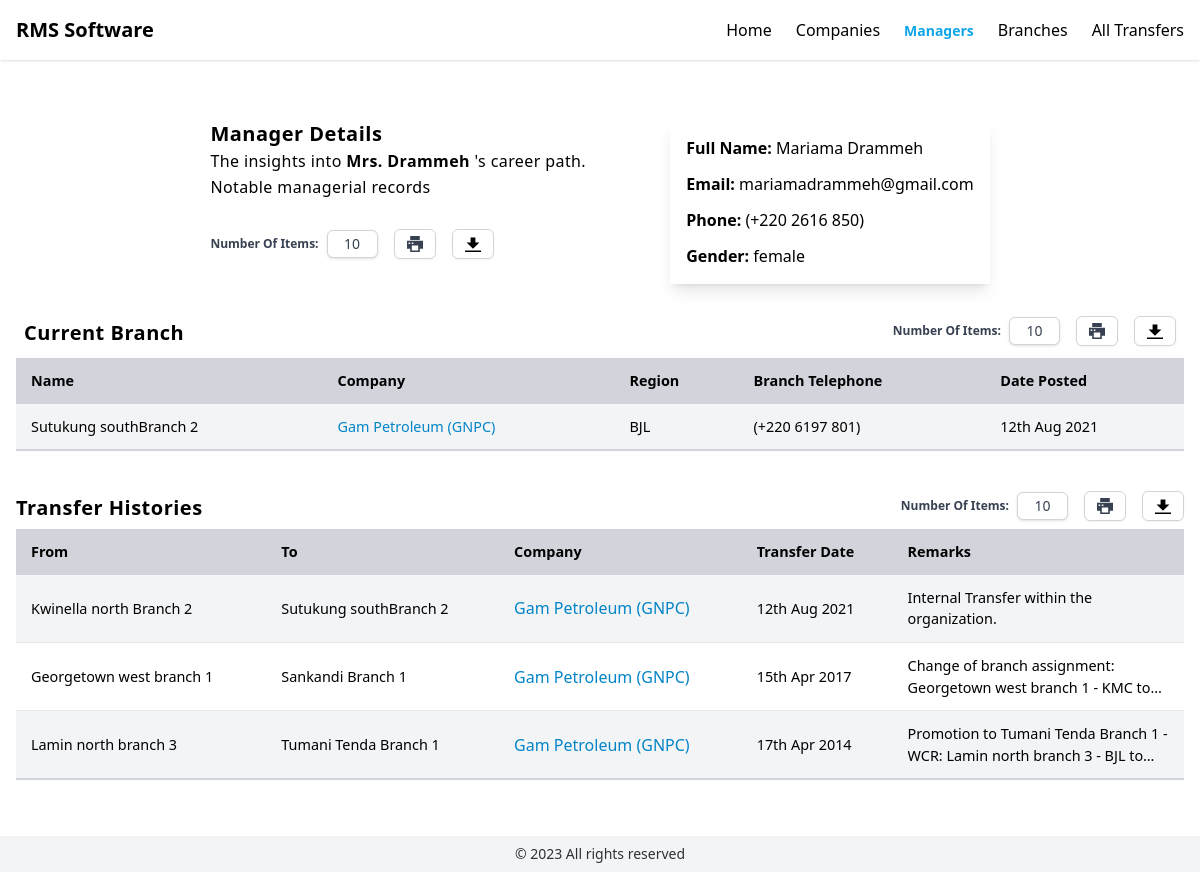
Screenshot of /managers/4 with the database file from the repository.
### app/models.py (models this page shows, shortened)
class Manager(models.Model):
    email = models.EmailField(max_length=200)
    first_name = models.CharField(max_length=200)
    last_name = models.CharField(max_length=200)
    phone = models.CharField(max_length=200, blank=True)
    code = models.CharField(max_length=200, default=generate_code)
    gender = models.CharField(default="Male", max_length=20)
    middle_name = models.CharField(max_length=200, default="", blank=True)
    branch_code = models.CharField(max_length=200, default="", blank=True)
    @property
    def name(self):
        return f"{self.first_name} {self.middle_name} {self.last_name}"
    @property
    def company(self):
        if self.branch:
            return self.branch.company
    @property
    def branch(self):
        if self.branch_code:
            t = (
                TransferHistory.objects.filter(manager=self)
                .order_by("-transfer_date")
                .first()
            )
            if t:
                return t.to_branch
        return Branch.objects.filter(manager=self).latest("-posted_date")

class Branch(models.Model):
    name = models.CharField(max_length=200)
    company = models.ForeignKey(Company, on_delete=models.CASCADE)
    code = models.CharField(max_length=200, default=generate_code)
    region = models.ForeignKey(Region, null=True, on_delete=models.SET_NULL)
    manager = models.ForeignKey(Manager, null=True, on_delete=models.SET_NULL)
    posted_date = models.DateField(null=True)
    objects = BranchManager()
    class Meta:
        verbose_name_plural = "Branches"
        get_latest_by = "id"

class Company(models.Model):
    name = models.CharField(max_length=200)
    town = models.CharField(max_length=200)
    street_name = models.CharField(max_length=200)
    street_number = models.CharField(max_length=200)
    phone_number = models.CharField(max_length=200)
    po_box_number = models.CharField(max_length=200)
    class Meta:
        verbose_name_plural = "Companies"
    @property
    def abs_path(self):
        return reverse("company_details", args=(str(self.pk),))

class Region(models.Model):
    REGIONS = (
        ("lrr", "Lower River Region"),
        ("urr", "Upper River Region"),
        ("crr", "Central River Region"),
        ("nbr", "North Bank Region"),
        ("bjl", "Greater Banjul Division"),
        ("wcr", "West Coast Region"),
    )
    code = models.CharField(max_length=200, default=generate_code)
    name = models.CharField(max_length=200, choices=REGIONS, default=generate_code)

class TransferHistory(models.Model):
    manager = models.ForeignKey(Manager, on_delete=models.CASCADE)
    to_branch = models.ForeignKey(
        Branch, on_delete=models.SET_NULL, null=True, related_name="manager_to"
    )
    from_branch = models.ForeignKey(
        Branch, on_delete=models.SET_NULL, null=True, related_name="manager_from"
    )
    posting_date = models.DateTimeField()
    transfer_date = models.DateTimeField()
    remarks = models.TextField(default="")
    class Meta:
        verbose_name_plural = "TransferHistories"

### app/views.py (the view)
# urls.py: path("managers/<id>", views.manager_details, name="manager_details"),
def manager_details(request, id):
    manager = get_object_or_404(Manager, id=id)
    transfers = TransferHistory.objects.filter(manager=manager).order_by("id")
    context = {
        "manager": manager,
        "branch": manager.branch,
        "transfers_page": transfers.distinct().order_by("-transfer_date"),
        "active_tab": "managers",
    }
    return render(request, "app/manager-details.html", context)

### app/processors.py (called while the page is built)
def app_template_processor(request):
    return {"IPP": int(request.session.get("ITEMS_PER_PAGE", 10))}

### app/utilities.py (called while the page is built, shortened)
def query_params(url: str):
    params = {}
    url_list = url.split("?")
    if len(url_list) < 2:
        return params

### app/templates/app/manager-details.html (shortened to what this page needs)
{% extends 'app/base.html' %}
{% block content%}
<section class="grid grid-cols-[auto,auto] mb-0 pb-6 w-max mx-auto gap-4 sm:gap-8 md:gap-12">
    <div class="grid grid-cols-1 gap-2">
        <div class="flex flex-col">
            <h1 class="font-bold text-xl tracking-wide">Manager Details</h1>
            <p class="font-normal tracking-wide leading-relaxed max-w-[45ch]">
                The insights into
                <strong>
                    {% if manager.gender.lower == 'male' %} Mr. {{
                    manager.last_name }} {% else %} Mrs. {{ manager.last_name }}
                    {% endif %} </strong
                >'s career path. Notable managerial records
            </p>
        </div>
        <div class="w-max">
            {% include 'app/partials/action-buttons.html' with template_url="/manager/details" model="manager" model_id=manager.id %}
        </div>
    </div>
    <div class="grid grid-cols-1 gap-3 w-max p-4 shadow-lg">
        <div class="detail">
            <strong>Full Name:</strong>
            <span>{{ manager.name }}</span>
        </div>
        <div class="detail">
            <strong>Email:</strong>
            <span>{{ manager.email }}</span>
        </div>
        <div class="detail">
            <strong>Phone:</strong>
            <span>{{ manager.phone }}</span>
        </div>
        <div class="detail">
            <strong>Gender:</strong>
            <span>{{ manager.gender }}</span>
        </div>
    </div>
</section>
<section class="section" data-actionable>
	<div class="flex sm:p-2 justify-between items-center gap-4 pb-1 section-header">
		<h3 class="font-bold text-xl tracking-wide">Current Branch</h3>
		{% include 'app/partials/action-buttons.html' with template_url="/manager/current-branch" model="branch" model_id=manager.branch.id %}
	</div>
	{% include 'app/partials/manager/current-branch.html' with brabch="branch" %}
</section>
<section>
	<div class="flex justify-between items-center gap-4 pb-1 section-header">
		<h3 class="font-bold text-xl tracking-wide">Transfer Histories</h3>
		{% include 'app/partials/action-buttons.html' with  template_url="/manager/transfer-records" model="transfers" model_id=manager.id  %}
	</div>
    <div id="transfersList">
        {% include 'app/partials/manager/transfer-records.html' with transfers=transfers_page %}
    </div>
</section>
{% endblock %}

### app/templates/app/partials/manager/current-branch.html
<table class="app-table" id="currentBranch">
  <thead>
    <tr>
      <th>Name</th>
      <th>Company</th>
      <th>Region</th>
      <th>Branch Telephone</th>
      <th>Date Posted</th>
    </tr>
  </thead>
  <tbody>
    <td>{{ branch.name }}</td>
    <td>
      {% if not download %}
        <a class="table-link" href="{{ branch.company.abs_path }}">
              {{ branch.company.name }}
        </a>
      {% else %}
      {{ branch.company.name }}
      {% endif %}
    </td>
    <td>{{ branch.region.name.upper }}</td>
    <td>
      <span class="date">{{ branch.manager.phone }}</span>
    </td>
    <td>
      <span class="date">{{ branch.posted_date|date:'jS M Y' }}</span>
    </td>
  </tbody>
</table>

### app/templates/app/partials/manager/transfer-records.html
<table class="app-table">
  <thead>
    <tr>
      <th>From</th>
      <th>To</th>
      <th>Company</th>
      <th>
        <div class="flex-between">
          <span>Transfer Date</span>
        </div>
      </th>
      <th>Remarks</th>
    </tr>
  </thead>
  <tbody>
    {% for transfer in transfers %}
      <tr>
        <td>
          <span class="remarks">{{ transfer.from_branch.name }}</span>
        </td>
        <td>
          <span class="remarks">{{ transfer.to_branch.name }}</span>
        </td>
        <td>
          {% if not download %}
            <a href="{{ transfer.manager.company.abs_path }}" class="table-link name">{{ transfer.manager.company.name }}</a>
          {% else %}
            {{ transfer.manager.company.name }}
          {% endif %}
        </td>
        <td>
          <span class="date">{{ transfer.transfer_date|date:'jS M Y' }}</span>
        </td>
        <td>
          <span class="remarks">{{ transfer.remarks }}</span>
        </td>
      </tr>
    {% endfor %}
  </tbody>
</table>

### rows the page displays
Manager: last_name "Drammeh", name "Mariama Drammeh", email "mariamadrammeh@gmail.com", phone "(+220 2616 850)", gender "female"
Branch: name "Sutukung southBranch 2", company.name "Gam Petroleum (GNPC)", region.name "BJL", manager.phone "(+220 6197 801)", posted_date "12th Aug 2021"
